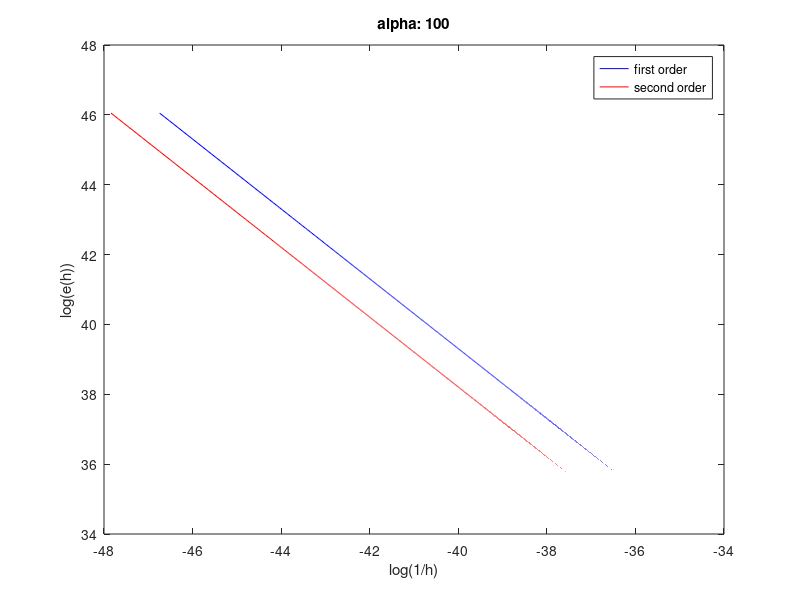

Recreate this plot in MATLAB.
h = linspace(0,10^-15,100000);
alpha = 1;
x = pi/4;
eH = abs(((-h)/2)*(-alpha^2)*(cos(alpha*x)))/(-alpha*sin(alpha*x));
eH2 = abs(((-h)/6)*(alpha^3)*(sin(alpha*x)))/(-alpha*sin(alpha*x));
plot(log(eH),log(1./h),'blue');
hold on
plot(log(eH2),log(1./h),'red');
xlabel("log(1/h)");
ylabel("log(e(h))");
title("alpha: 100");
legend("first order","second order");